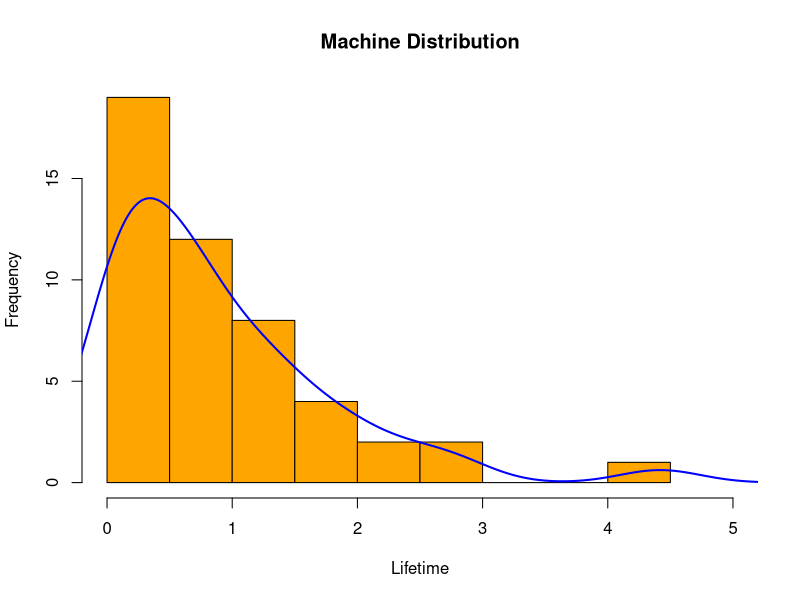
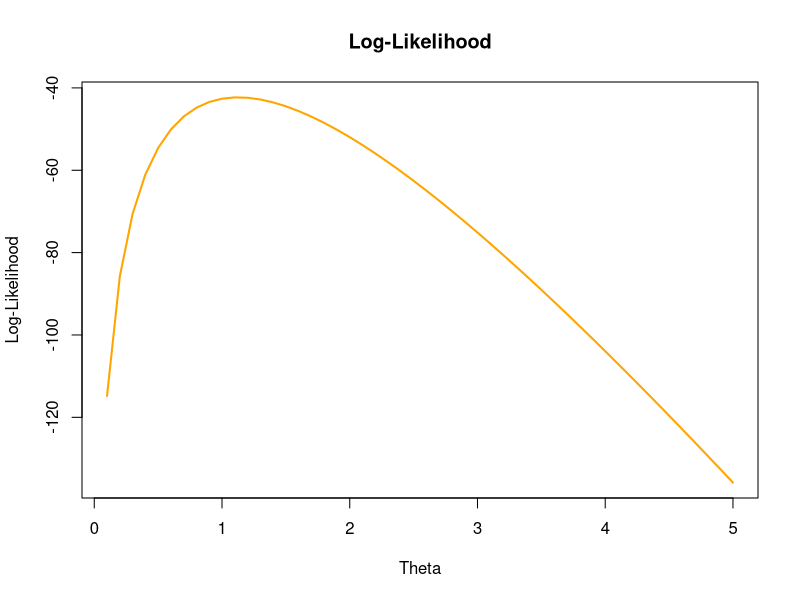
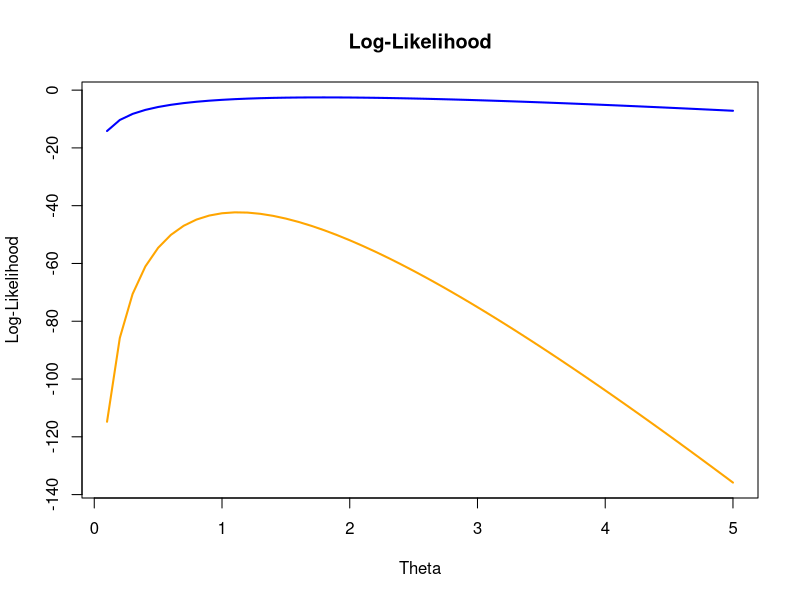
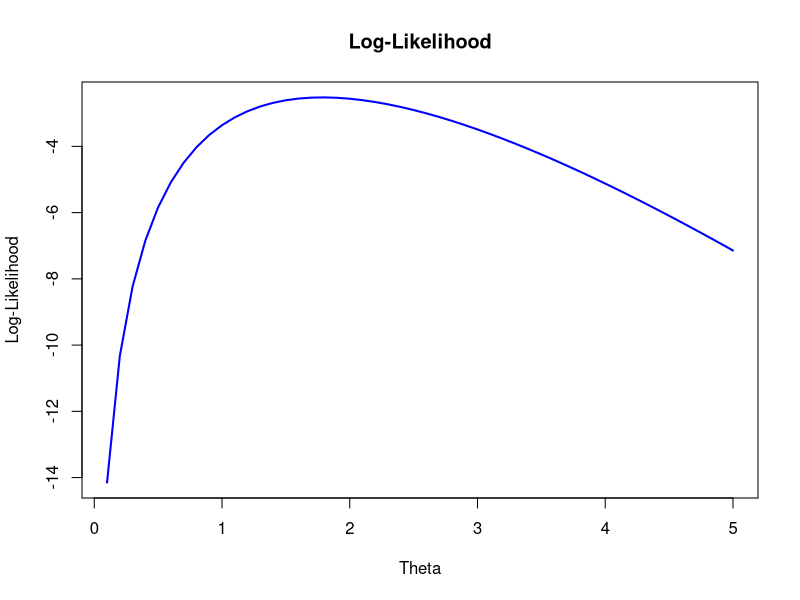
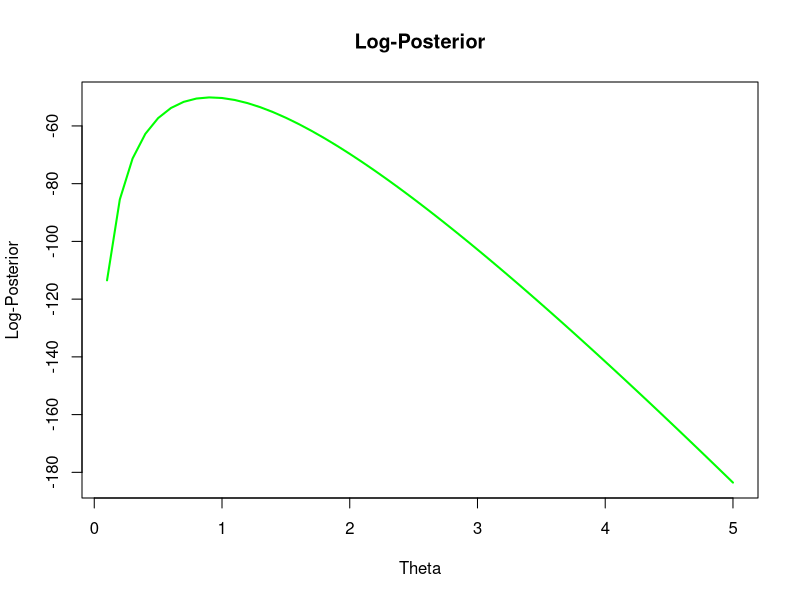
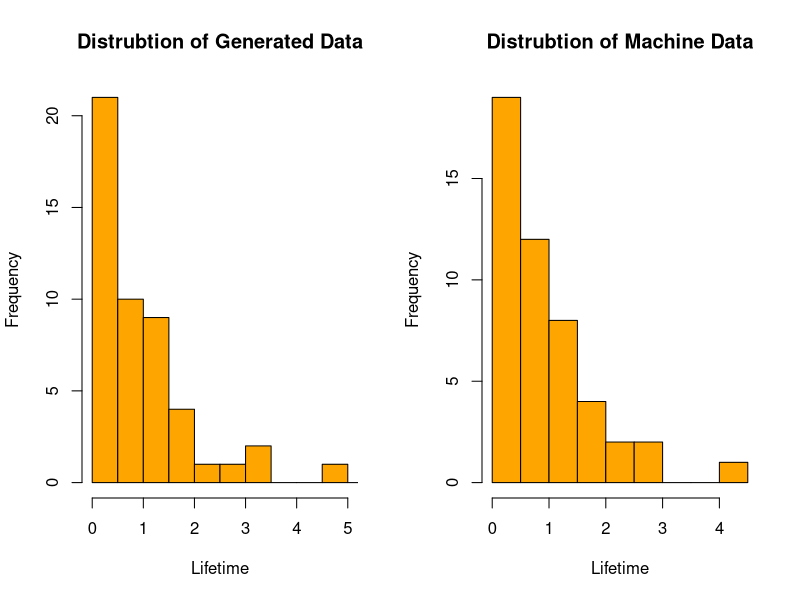

Write R code to recreate these figures, in order.
## 1
## ---- assign2-init
data <- read.csv("../data/machines.csv", sep=",", header=TRUE)
data$Length <- as.numeric(data$Length)
## ---- end-of-assign2-init

## 2
## ---- assign2-2-init
length_histogram <- hist(data$Length, plot=FALSE)
multiplier <- length_histogram$counts / length_histogram$density
multiplier <- max(multiplier[which(!is.nan(multiplier))])
length_density <- density(data$Length)
length_density$y <- length_density$y * multiplier

log_likelihood <- function(x, theta) {
    log(theta * exp(-theta * x))
}

thetas <- seq(0.1, 5, by=0.1)

log_likelihoods <- sapply(thetas, function(x) {
    sum(log_likelihood(x=data$Length, theta=x))
})

best_theta <- thetas[which.max(log_likelihoods)]
## ---- end-of-assign2-2-init

## ---- assign2-2-plot-distribution
plot(length_histogram, col="orange", main="Machine Distribution",
     xlab="Lifetime", ylab="Frequency", xlim=c(0, 5))
lines(length_density, col="blue", lwd=2)
## ---- end-of-assign2-2-plot-distribution

## ---- assign2-2-plot-likelihoods
plot(thetas, log_likelihoods, main="Log-Likelihood", col="orange",
     xlab="Theta", ylab="Log-Likelihood", type="l", lwd=2)
## ---- end-of-assign2-2-plot-likelihoods

## 3
## ---- assign2-3-init
log_likelihoods_6 <- sapply(thetas, function(x) {
    sum(log_likelihood(x=data$Length[1:6], theta=x))
})

ylim <- c(min(min(log_likelihoods), min(log_likelihoods_6)),
          max(max(log_likelihoods), max(log_likelihoods_6)))
## ---- end-ofassign2-3-init

## ---- assign2-3-plot-likelihoods
plot(thetas, log_likelihoods, col="orange",
     main="Log-Likelihood", xlab="Theta", ylab="Log-Likelihood",
     type="l", ylim=ylim, lwd=2)
lines(thetas, log_likelihoods_6, col="blue", lwd=2)
## ---- end-of-assign2-3-plot-likelihoods

## ---- assign2-3-plot-likelihoods-6
plot(thetas, log_likelihoods_6, type="l", main="Log-Likelihood",
     xlab="Theta", ylab="Log-Likelihood", col="blue", lwd=2)
## ---- end-of-assign2-3-plot-likelihoods-6

## 4
## ---- assign2-4-init
prior <- function(theta, lambda=10) {
    lambda * exp(-lambda * theta)
}

log_posteriors <- sapply(1:length(thetas), function(i) {
    log_likelihoods[i] + log(prior(thetas[i]))
})
## ---- end-of-assign2-4-init

## ---- assign2-4-plot-posteriors
plot(thetas, log_posteriors, col="green",
     main="Log-Posterior", xlab="Theta", ylab="Log-Posterior",
     type="l", lwd=2)
## ---- end-of-assign2-4-plot-posteriors

## 5
## ---- assign2-5-init
set.seed(12345)
new_data <- rexp(50, best_theta)
## ---- end-of-assign2-5-init

## ---- assign2-5-plot-distribution
par(mfrow=c(1, 2))
hist(new_data, breaks=14, main="Distrubtion of Generated Data",
     xlab="Lifetime", ylab="Frequency", xlim=c(0, 5), col="orange")
hist(data$Length, breaks=8, main="Distrubtion of Machine Data",
     xlab="Lifetime", ylab="Frequency", col="orange")
## ---- end-of-assign2-5-plot-distribution
